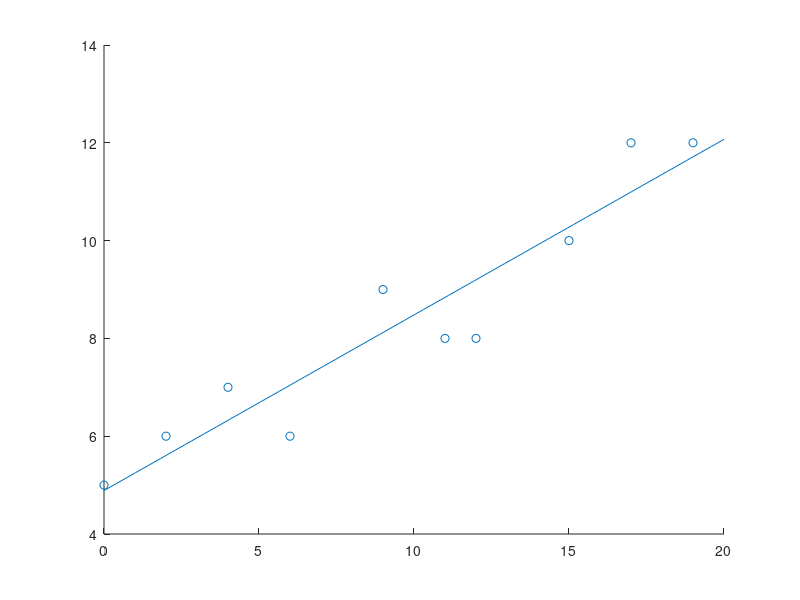

MATLAB code for this plot:
clf;
x = [0,2,4,6,9,11,12,15,17,19];
y = [5,6,7,6,9,8,8,10,12,12];
scatter(x,y);
hold on;

xbar = mean(x);
ybar = mean(y);
n = length(x);

a1 = (n*(sum(x.*y)) - sum(x)*sum(y))/(n*sum(x.^2)-(sum(x)^2));
a0 = ybar - a1*xbar;

f = @(x) a0 + a1*x;
plot(linspace(0,20),f(linspace(0,20)));